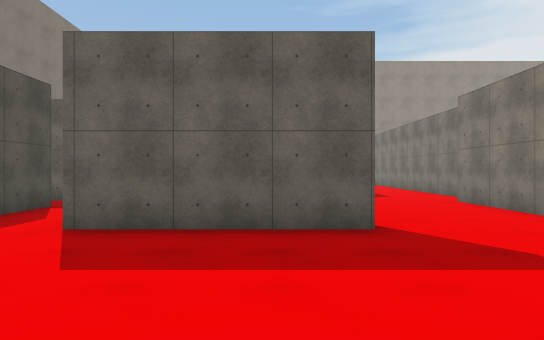
[1] (above)

20 first-person views from a walk through a Unity game level. The camera is 1.5 m above the floor, looks level and sees 75° across. The floor is counted in squares, 2 m on a side. Each view is taken from the middle of a square. On the plan, view 1 faces up. The plan holds only what a view shows up to about 11 squares ahead; the rest is blank. The place goes on beyond the plan. The player is left out. Surface patterns are stand-ins for the level's own textures.

[2]
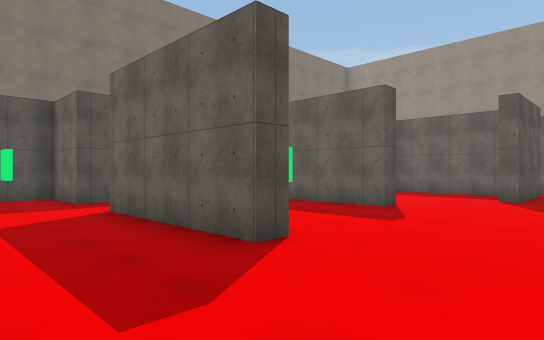

[3]
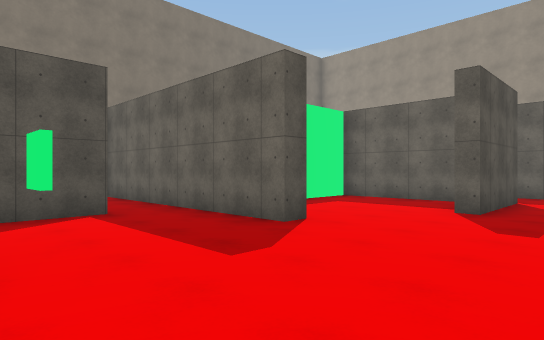

[4]
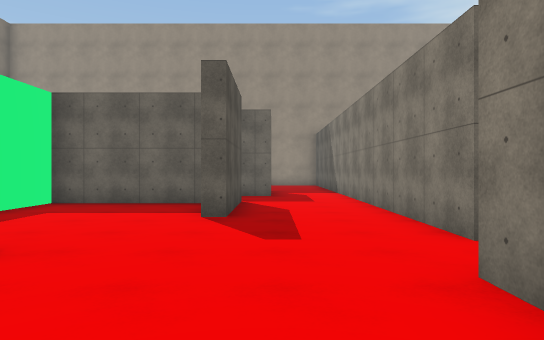

[5]
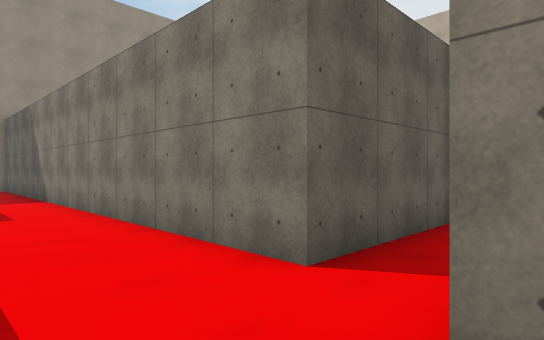

[6]
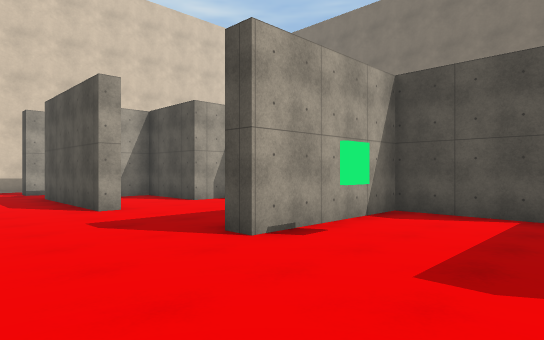

[7]
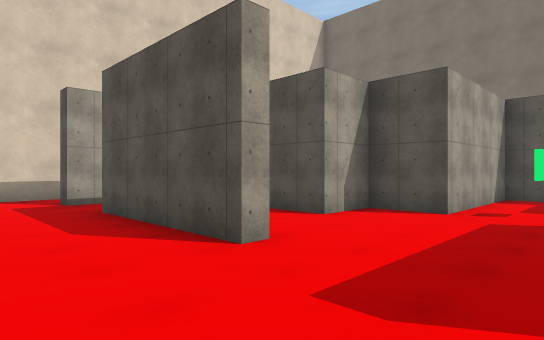

[8]
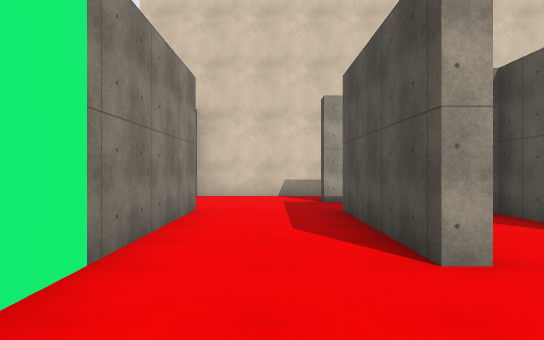

[9]
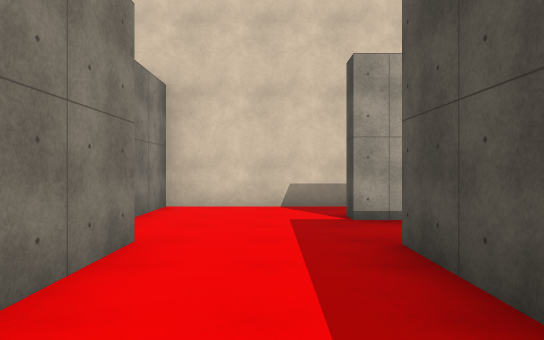

[10]
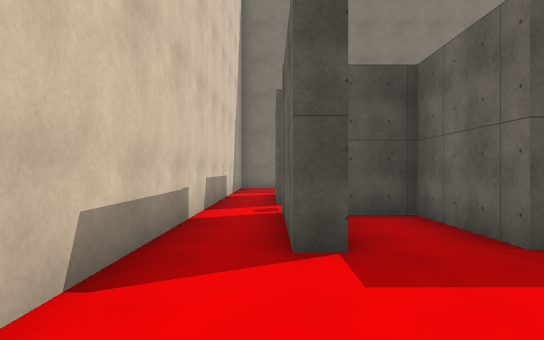

[11]
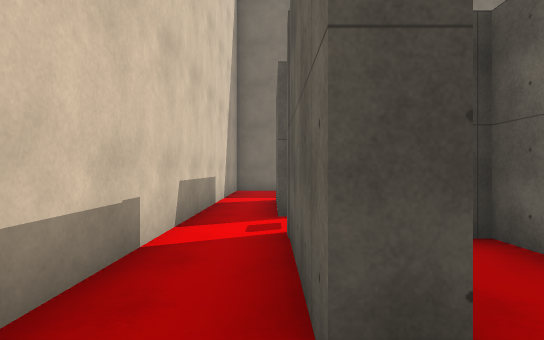

[12]
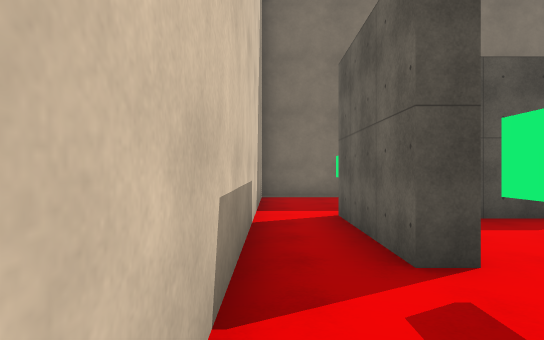

[13]
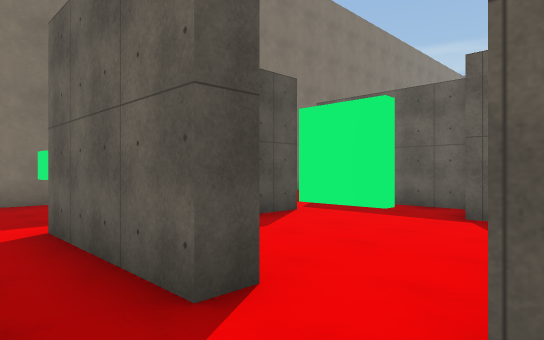

[14]
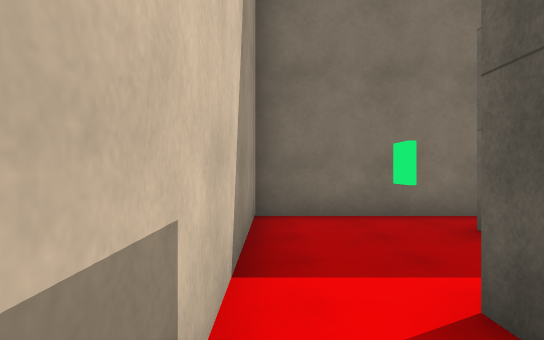

[15]
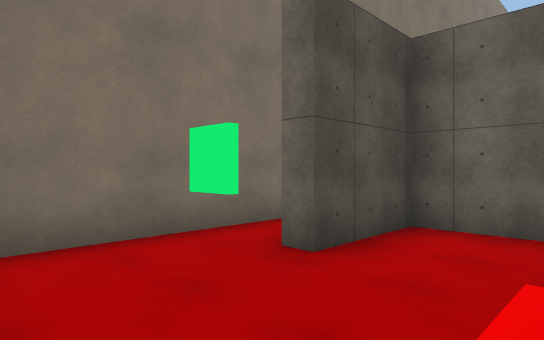

[16]
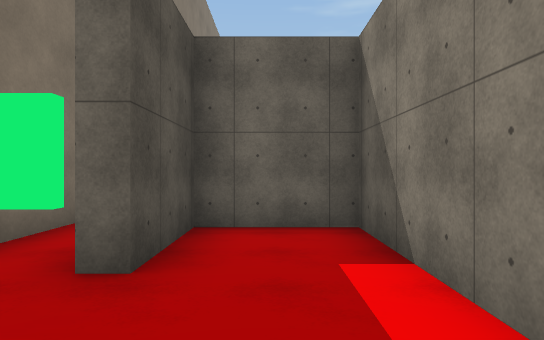

[17]
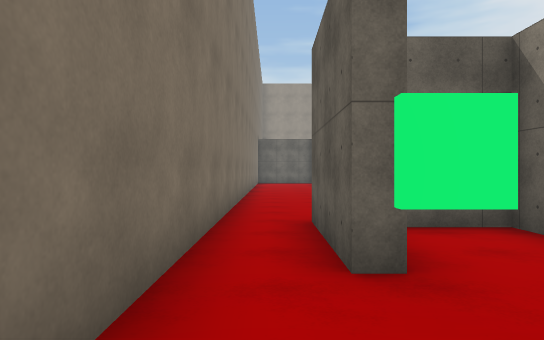

[18]
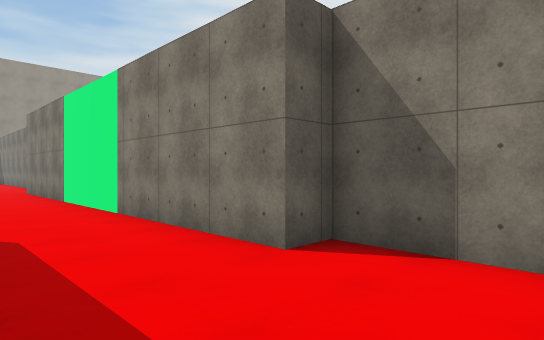

[19]
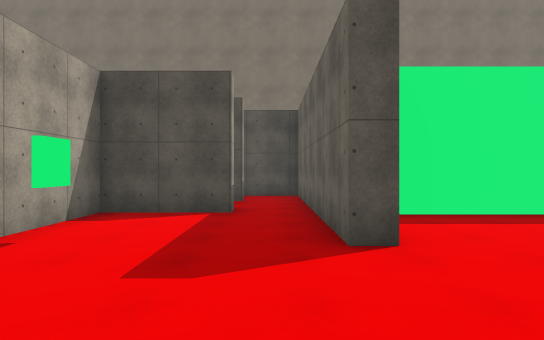

[20]
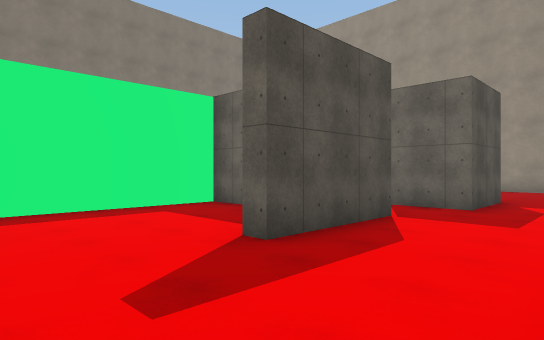

### Floor plan
Points are (right, up) in squares from view 1. A wall is a line through its corners. A room is listed if a view was taken in it or the views show most of it. See-through windows are left out.
Room 1 (views 1, 3, 4, 5, 6, 7, 8, 19, 20)
walls: (0.5, 9.4) (0.5, 8.8) (-6.3, 8.8) (-6.3, 7.1); (0.6, 5.7) (0.1, 5.7); (0.1, 5.8) (0.6, 5.8); (-2.2, 7.4) (-2.2, 5) (1.3, 5) (1.3, 4.5) (-2.8, 4.5); (-4.5, 7.4) (-4.5, 4.5) (-6.3, 4.5) (-6.3, 1.9) (-2.2, 1.9) (-2.2, 0.4) (-0.9, 0.4) (-0.9, -2.1) (0, -2.1); (1.5, 14) (-2, 14) (-2, 9.9); (-2.9, 3) (-3.4, 3); (4.4, 2.6) (4.4, 8.5); (2.3, 14.5) (2.3, 11.6) (1.9, 11.6); (7.4, 9.8) (5.2, 9.8) (5.2, 19.5); (1.2, 1.2) (1.7, 1.2); (3, 18.4) (3, 16.3) (1.4, 16.3)
ways out: opening at (3.5, 1.5) to room 2; opening at (2, 15); opening at (4.5, 18.5); opening at (6.5, 9)
Room 2 (views 2, 9, 10, 11, 12, 13, 14, 18)
walls: (1, -4.3) (1.7, -4.3) (1.7, -4.9) (-1.4, -4.9); (-1.8, -4.5) (-2.2, -4.5); (-2.7, -4.9) (-5.9, -4.9); (1.7, 1.2) (1.7, -2.6) (-0.9, -2.6) (-0.9, -3.8); (-5.6, -6.3) (5.2, -6.3) (5.2, -2.6) (4.4, -2.6) (4.4, 2.6)
ways out: opening at (3.5, 1.5) to room 1; opening at (-6, -6) to room 3
Room 3 (views 15, 16, 17)
walls: (-5.9, -4.6) (-5.9, -1.4) (-8, -1.4) (-8, -3.4) (-8.4, -3.4) (-8.4, -0.9); (-9.8, -0.4) (-9.8, -6.3) (-5.6, -6.3)
ways out: opening at (-6, -6) to room 2; opening at (-9, -1)
Room 4 (no view inside)
walls: (-5.5, -0.9) (-5.5, -2.9); (-3.1, 1.4) (-4.6, 1.4)
ways out: opening at (-6, 0)

Where each view was taken, in squares from view 1:
view 1: 0 up, 0 right, facing up
view 2: 2 up, 4 right, facing up-left
view 3: 5 up, 4 right, facing up-left
view 4: 6 up, 3 right, facing up
view 5: 8 up, 3 right, facing up-right
view 6: 8 up, 4 right, facing down-left
view 7: 4 up, 4 right, facing down-left
view 8: 4 up, 3 right, facing down
view 9: 1 up, 3 right, facing down
view 10: 5 down, 5 right, facing left
view 11: 5 down, 3 right, facing left
view 12: 6 down, 0 right, facing left
view 13: 6 down, 1 left, facing up-left
view 14: 6 down, 4 left, facing left
view 15: 6 down, 6 left, facing up-left
view 16: 6 down, 7 left, facing up
view 17: 6 down, 9 left, facing up
view 18: 5 down, 2 right, facing up-right
view 19: 8 up, 4 right, facing left
view 20: 9 up, 5 right, facing up-left
